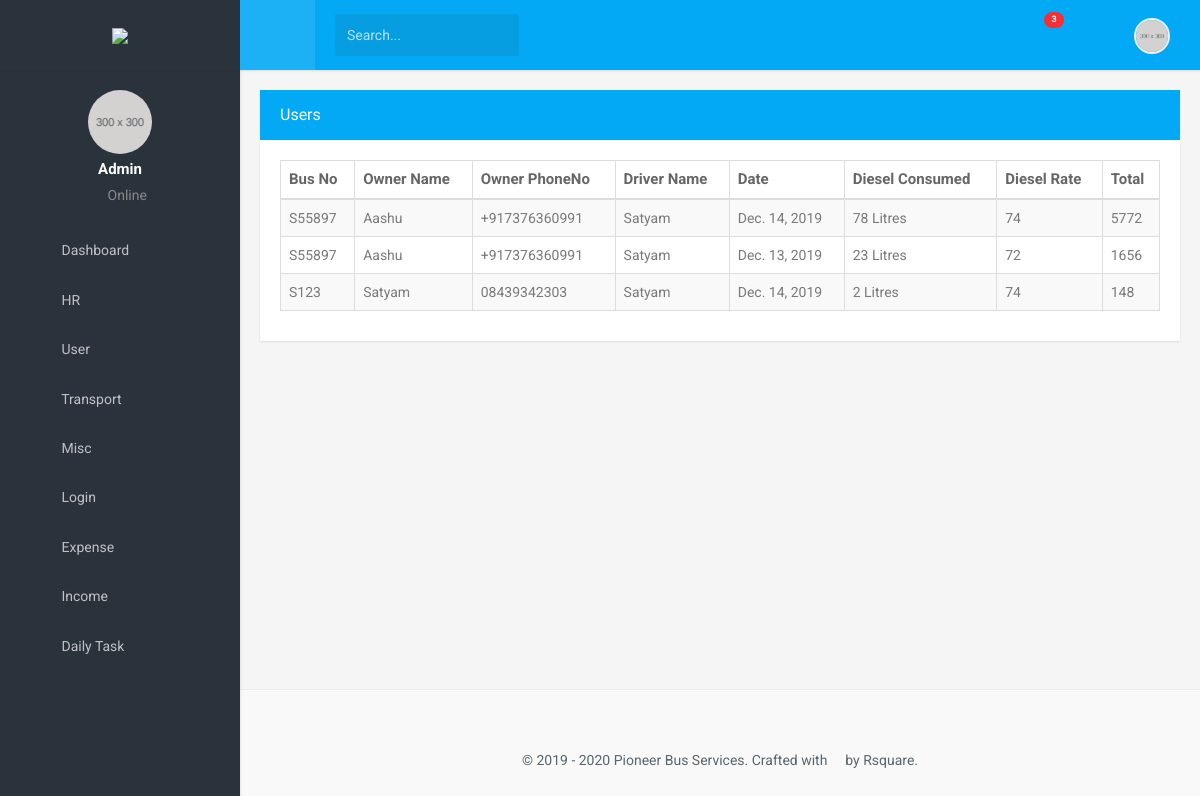
The app's page /diesel/ (signed in) with its own data.
### website/models.py (models this page shows, shortened)
class Diesel(models.Model):
   bus = models.ForeignKey(Bus, on_delete=models.CASCADE, related_name='bus')
   diesel_consumed=models.IntegerField(validators=[MinValueValidator(0)])
   date=models.DateField(default=datetime.now, blank=True)
   diesel_rate=models.IntegerField(validators=[MinValueValidator(0)],default=74)
   total=models.IntegerField(validators=[MinValueValidator(0)],default=1000)

class Bus(models.Model):
    bus_no = models.CharField(max_length=10)
    driver_name = models.ForeignKey(Driver, on_delete=models.CASCADE, related_name='bus')
    conductor_name = models.ForeignKey(Conductor, on_delete=models.CASCADE)
    owner_name = models.ForeignKey(Owner, on_delete=models.CASCADE, related_name="buses")
    insurance = models.DateField()
    fitness = models.DateField()
    tax = models.DateField()
    permit = models.DateField()

class Owner(models.Model):
    user = models.OneToOneField(PBSUser, on_delete=models.CASCADE, blank=True, null=True)
    first_name = models.CharField(max_length=55)
    last_name = models.CharField(max_length=55)
    address = models.CharField(max_length=120)
    phone_regex = RegexValidator(regex=r'^\+?1?\d{9,15}$',
                                 message="Phone number must be entered in the format: '+999999999'. Up to 15 digits allowed.")
    phone_number = models.CharField(validators=[phone_regex], max_length=17, )  # validators should be a list
    alternate_phone_number = models.CharField(validators=[phone_regex], max_length=17, blank=True)
    document = models.CharField(max_length=30)
    document_no = models.CharField(max_length=12)
    document_upload = models.ImageField(upload_to="documents/", null=True, blank=True)
    blood_group = models.CharField(max_length=3, null=True)

class Driver(models.Model):
    user = models.OneToOneField(PBSUser, on_delete=models.CASCADE, blank=True, null=True)
    first_name = models.CharField(max_length=55)
    last_name = models.CharField(max_length=55)
    dl_no = models.CharField(max_length=20)
    dl_image = models.ImageField(upload_to='driving-licence/', blank=True)
    valid_upto = models.DateField()
    address = models.CharField(max_length=120)
    document = models.CharField(max_length=30)
    document_no = models.CharField(max_length=12)
    document_upload = models.ImageField(upload_to="documents", blank=True)
    blood_group = models.CharField(max_length=3, null=True)
    phone_regex = RegexValidator(regex=r'^\+?1?\d{9,15}$',
                                 message="Phone number must be entered in the format: '+999999999'. Up to 15 digits allowed.")
    phone_number = models.CharField(validators=[phone_regex], max_length=17)  # validators should be a list
    alternate_phone_number = models.CharField(validators=[phone_regex], max_length=17, blank=True)

### website/views.py (the view)
# urls.py: path('diesel/',views.diesel_con,name='diesel'),
@login_required
def diesel_con(request):
    diesel = Diesel.objects.all()
    return render(request, 'diesel.html', {'diesel': diesel})

### templates/diesel.html (shortened to what this page needs)
{% extends 'dashboardlayout.html' %}
{% load static %}
{% load bootstrap3 %}
{% block content %}
    <div class="row">
                            <div class="col-md-12">
                                <div class="panel panel-primary">
                                    <div class="panel-heading">
                                        <div class="row">
                                            <div class="col-md-10">
                                                <h3 class="panel-title">Users</h3>
                                            </div>
                                            <div class="col-md-2">
                                                <a class="headerlinks" href="{% url 'addstudent' %}" style="color:white;"><span class="mdi mdi-plus-circle-outline " style="font-size: 30px;float: right"></span></a>
                                            </div>
                                        </div>
                                    </div>
                                    <div class="panel-body">
                                        <table id="datatable-responsive" class="table table-striped table-bordered dt-responsive nowrap" cellspacing="0" width="100%">
                                            <thead>
                                                <tr>
                                                    <th>Bus No</th>
                                                    <th>Owner Name</th>
                                                    <th>Owner PhoneNo</th>
                                                    <th>Driver Name</th>
                                                    <th>Date</th>
                                                    <th>Diesel Consumed</th>
						    <th>Diesel Rate</th>
						    <th>Total</th>
                                                </tr>
                                            </thead>
                                            <tbody>
                                            {% for d in diesel %}
                                                <tr>
                                                    <td >S{{ d.bus.bus_no}}</td>
                                                    <td > {{d.bus.owner_name.first_name}}</td>
						    <td >{{d.bus.owner_name.phone_number}}</td>
						    <td >{{d.bus.driver_name.first_name}}</td>
						    <td >{{d.date}}</td>
                                                    <td>{{ d.diesel_consumed }} Litres</td>
						    <td>{{ d.diesel_rate }}</td>
						    <td>{{ d.total }}</td>
                                                </tr>
                                            {% endfor %}
                                            </tbody>
                                        </table>
                                    </div>
                                </div>
                            </div>
                        </div>
                {% endblock %}

### static/assets/css/style.css (style rules this page uses)
body { background: #f5f5f5; font-family: 'Roboto', sans-serif; margin: 0; }
html { overflow-x: hidden; position: relative; min-height: 100%; background: #f5f5f5; }
h1, h2, h3, h4, h5, h6 { color: #2a323c; font-family: 'Prompt', sans-serif; margin: 10px 0; }
h3 { line-height: 30px; }
* { outline: none !important; }
.row { margin-right: -10px; margin-left: -10px; }
.col-lg-1, .col-lg-10, .col-lg-11, .col-lg-12, .col-lg-2, .col-lg-3, .col-lg-4, .col-lg-5, .col-lg-6, .col-lg-7, .col-lg-8, .col-lg-9, .col-md-1, .col-md-10, .col-md-11, .col-md-12, .col-md-2, .col-md-3, .col-md-4, .col-md-5, .col-md-6, .col-md-7, .col-md-8, .col-md-9, .col-sm-1, .col-sm-10, .col-sm-11, .col-sm-12, .col-sm-2, .col-sm-3, .col-sm-4, .col-sm-5, .col-sm-6, .col-sm-7, .col-sm-8, .col-sm-9, .col-xs-1, .col-xs-10, .col-xs-11, .col-xs-12, .col-xs-2, .col-xs-3, .col-xs-4, .col-xs-5, .col-xs-6, .col-xs-7, .col-xs-8, .col-xs-9 { padding-left: 10px; padding-right: 10px; }
.panel { -moz-box-shadow: 0px 1px 2px 0px rgba(0, 0, 0, 0.1); -webkit-box-shadow: 0px 1px 2px 0px rgba(0, 0, 0, 0.1); border-radius: 0px; border: none; box-shadow: 0px 1px 2px 0px rgba(0, 0, 0, 0.1); margin-bottom: 20px; }
.panel .panel-body { padding: 20px; }
.panel-heading { border-radius: 0; border: none !important; padding: 10px 20px; }
.panel-title { margin-bottom: 0; margin-top: 0; font-family: 'Prompt', sans-serif; }
.panel-primary > .panel-heading { background-color: #03a9f4; }
.table { margin-bottom: 10px; }
tbody { color: #797979; }
th { color: #666666; font-size: 15px; }

### records on screen
Diesel: bus.bus_no "55897", bus.owner_name.first_name "Aashu", bus.owner_name.phone_number "+917376360991", bus.driver_name.first_name "Satyam", date "Dec. 14, 2019", diesel_consumed "78", diesel_rate "74", total "5772"
Diesel: bus.bus_no "55897", bus.owner_name.first_name "Aashu", bus.owner_name.phone_number "+917376360991", bus.driver_name.first_name "Satyam", date "Dec. 13, 2019", diesel_consumed "23", diesel_rate "72", total "1656"
Diesel: bus.bus_no "123", bus.owner_name.first_name "Satyam", bus.owner_name.phone_number "08439342303", bus.driver_name.first_name "Satyam", date "Dec. 14, 2019", diesel_consumed "2", diesel_rate "74", total "148"
